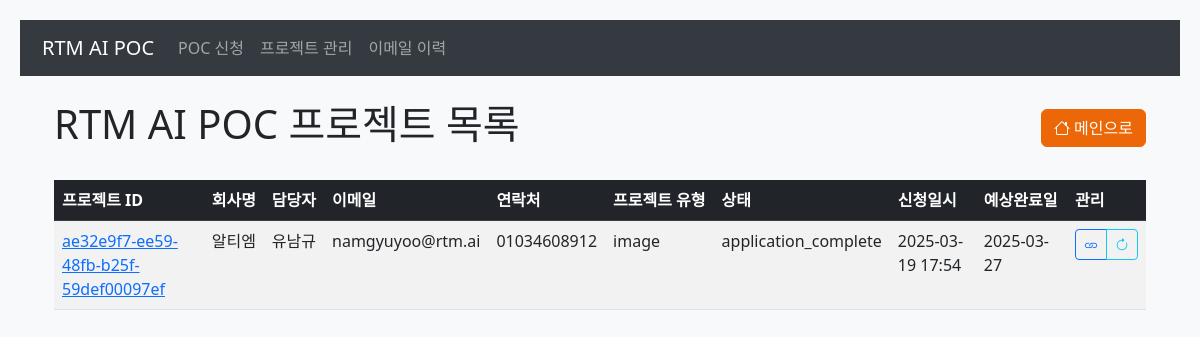
The app's page /projects with its own data.
### app/models.py (models this page shows, shortened)
class Project(db.Model):
    id = db.Column(db.String(20), primary_key=True)
    name = db.Column(db.String(100), nullable=False)
    company = db.Column(db.String(100), nullable=False)
    email = db.Column(db.String(120), nullable=False)
    phone = db.Column(db.String(20), nullable=False)
    project_type = db.Column(db.String(50), nullable=False)
    purpose = db.Column(db.Text, nullable=True)
    project_url = db.Column(db.String(200))
    status = db.Column(db.Enum(ProjectStatus), nullable=False, default=ProjectStatus.APPLICATION_COMPLETE)
    created_at = db.Column(db.DateTime, nullable=False, default=datetime.utcnow)
    expected_report_date = db.Column(db.DateTime)
    cancel_reason = db.Column(db.Text)
    report_file = db.Column(db.String(200))  # 리포트 파일 경로

### app/routes.py (the view)
@bp.route('/projects')
def projects():
    try:
        projects = Project.query.order_by(Project.created_at.desc()).all()
        logging.info(f"Found {len(projects)} projects")
        for project in projects:
            if project.created_at:
                project.created_at = project.created_at.replace(tzinfo=None)
            if project.expected_report_date:
                project.expected_report_date = project.expected_report_date.replace(tzinfo=None)
        return render_template('projects.html', projects=projects)
    except Exception as e:
        logging.error(f"Error in projects route: {str(e)}")
        return render_template('projects.html', projects=[])

### app/templates/projects.html (shortened to what this page needs)
{% extends "base.html" %}
{% block content %}
<div class="container mt-4">
    <div class="d-flex justify-content-between align-items-center mb-4">
        <h1>RTM AI POC 프로젝트 목록</h1>
        <a href="/" class="btn btn-primary">
            <i class="bi bi-house"></i> 메인으로
        </a>
    </div>
    <div class="table-responsive">
        <table class="table table-striped table-hover">
            <thead class="table-dark">
                <tr>
                    <th>프로젝트 ID</th>
                    <th>회사명</th>
                    <th>담당자</th>
                    <th>이메일</th>
                    <th>연락처</th>
                    <th>프로젝트 유형</th>
                    <th>상태</th>
                    <th>신청일시</th>
                    <th>예상완료일</th>
                    <th>관리</th>
                </tr>
            </thead>
            <tbody>
                {% for project in projects %}
                <tr>
                    <td>
                        <a href="{{ url_for('main.project_detail', project_id=project.id) }}">{{ project.id }}</a>
                    </td>
                    <td>{{ project.company }}</td>
                    <td>{{ project.name }}</td>
                    <td>{{ project.email }}</td>
                    <td>{{ project.phone }}</td>
                    <td>{{ project.project_type }}</td>
                    <td>
                        {{ project.status.value }}
                    </td>
                    <td>{{ project.created_at.strftime('%Y-%m-%d %H:%M') if project.created_at else '-' }}</td>
                    <td>{{ project.expected_report_date.strftime('%Y-%m-%d') if project.expected_report_date else '-' }}</td>
                    <td>
                        <div class="btn-group">
                            {% if project.project_url %}
                            <a href="{{ project.project_url }}" class="btn btn-sm btn-outline-primary" target="_blank">
                                <i class="bi bi-link"></i>
                            </a>
                            {% endif %}
                            <button type="button" class="btn btn-sm btn-outline-info"
                                    onclick="updateStatus('{{ project.id }}')">
                                <i class="bi bi-arrow-clockwise"></i>
                            </button>
                        </div>
                    </td>
                </tr>
                {% else %}
                <tr>
                    <td colspan="10" class="text-center">등록된 프로젝트가 없습니다.</td>
                </tr>
                {% endfor %}
            </tbody>
        </table>
    </div>
</div>
{% endblock %}

### app/templates/base.html (style rules this page uses)
body { background-color: #f8f9fa; padding: 20px; }
.btn-primary { background-color: #ec6707; border-color: #ec6707; }

### app/templates/projects.html (style rules this page uses)
.table th { white-space: nowrap; }

### records on screen
Project: id "ae32e9f7-ee59-48fb-b25f-59def00097ef", company "알티엠", name "유남규", email "namgyuyoo@rtm.ai", phone "01034608912", project_type "image", status.value "application_complete", created_at "2025-03-19 17:54", expected_report_date "2025-03-27"
